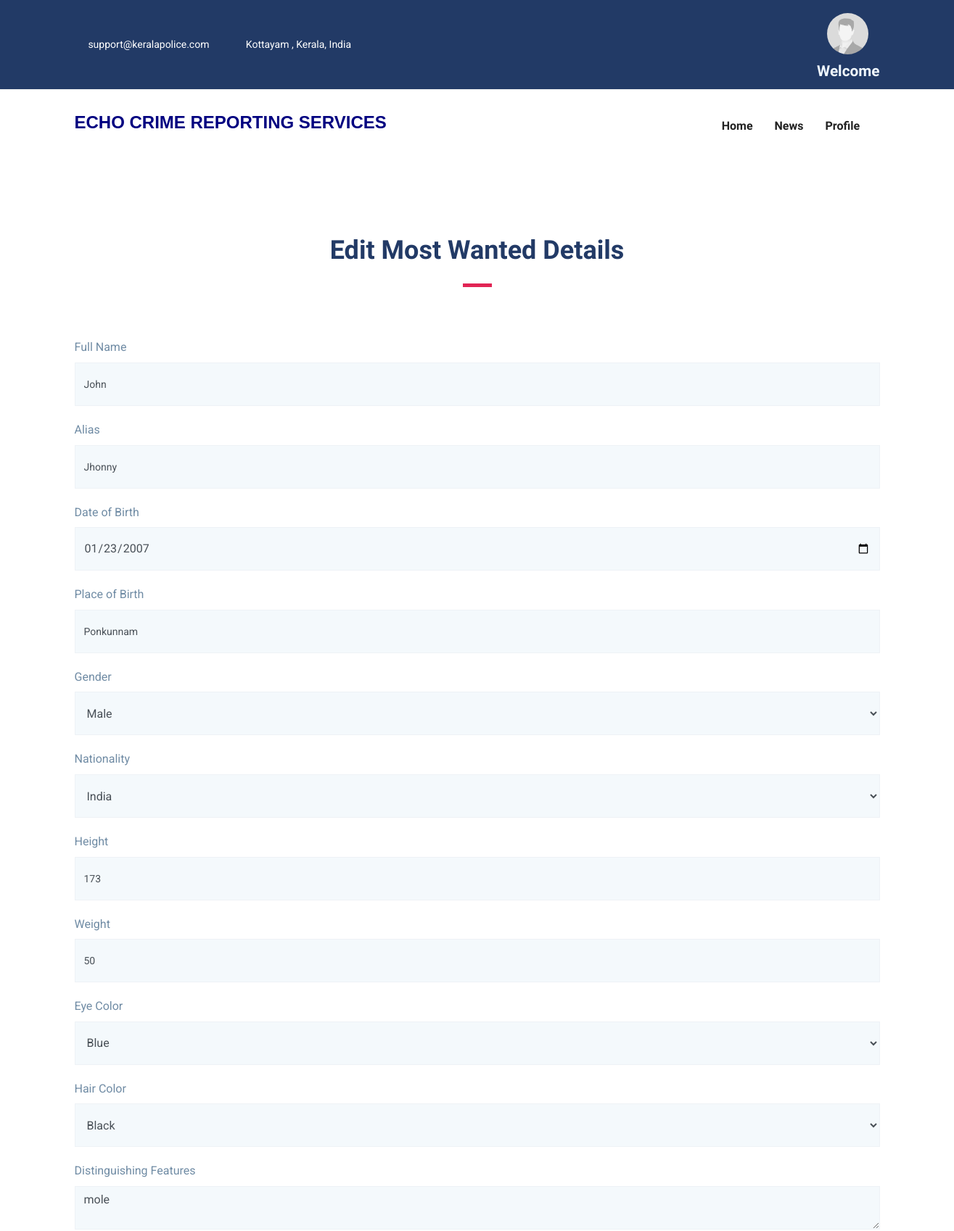
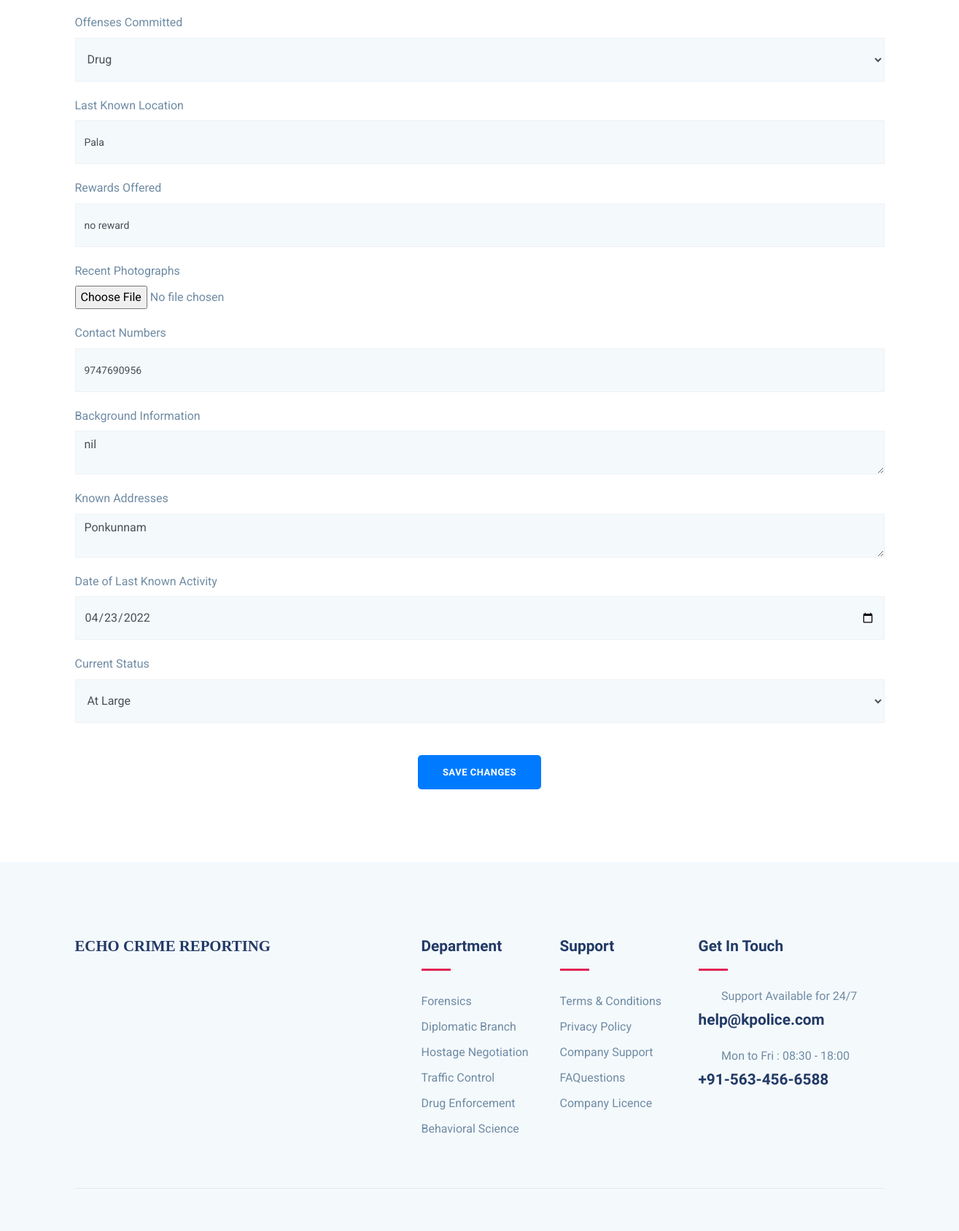
The app's page /Inspector/most-wanted/1/edit/ with its own data (2 pictures, top to bottom).
### Inspector/models.py (models this page shows, shortened)
class MostWanted(models.Model):
    full_name = models.CharField(max_length=100)
    alias = models.CharField(max_length=100, blank=True)
    date_of_birth = models.DateField()
    place_of_birth = models.CharField(max_length=100)
    gender = models.CharField(max_length=10)
    nationality = models.CharField(max_length=100)
    height = models.CharField(max_length=20)
    weight = models.CharField(max_length=20)
    eye_color = models.CharField(max_length=50)
    hair_color = models.CharField(max_length=50)
    distinguishing_features = models.TextField()
    offenses_committed = models.TextField()
    last_known_location = models.CharField(max_length=100)
    rewards_offered = models.CharField(max_length=100, blank=True)
    recent_photographs = models.ImageField(upload_to='most_wanted_photos/')
    contact_numbers = models.CharField(max_length=100)
    background_information = models.TextField(blank=True)
    known_addresses = models.TextField(blank=True)
    date_of_last_known_activity = models.DateField(blank=True, null=True)
    current_status = models.CharField(max_length=50)

### Inspector/views.py (the view)
# urls.py: path('most-wanted/<int:pk>/edit/', views.edit_most_wanted, name='edit_most_wanted'),
def edit_most_wanted(request, pk):
    person = get_object_or_404(MostWanted, pk=pk)
    if request.method == 'POST':
        person.full_name = request.POST.get('full_name')
        person.save()
        return redirect('most_wanted_list')
    return render(request, 'ins-edit_mw.html', {'person': person})

### Inspector/templates/ins-edit_mw.html (shortened to what this page needs)
{% extends 'header1.html' %}
{% load static %}
{% block content %}
<section class="contact-form-wrap section">
    <div class="container">
        <div class="row justify-content-center">
            <div class="col-lg-6">
                <div class="section-title text-center">
                    <h2 class="text-md mb-2">Edit Most Wanted Details</h2>
                    <div class="divider mx-auto my-4"></div>
                </div>
            </div>
        </div>
        <div class="row">
            <div class="col-lg-12 col-md-12 col-sm-12">
                <form id="editForm" method="post" action="{% url 'edit_most_wanted' person.pk %}" enctype="multipart/form-data">
                    <div class="form-group">
                        <label>Full Name</label>
                        <input type="text" name="full_name" class="form-control" value="{{ person.full_name }}" required>
                    </div>
                    <div class="form-group">
                        <label>Alias</label>
                        <input type="text" name="alias" class="form-control" value="{{ person.alias }}">
                    </div>
                    <div class="form-group">
                        <label>Date of Birth</label>
                        <input type="date" name="date_of_birth" class="form-control" value="{{ person.date_of_birth|date:'Y-m-d' }}" required>
                    </div>
                    <div class="form-group">
                        <label>Place of Birth</label>
                        <input type="text" name="place_of_birth" class="form-control" value="{{ person.place_of_birth }}" required>
                    </div>
                    <div class="form-group">
                        <label>Gender</label>
                        <select name="gender" class="form-control" required>
                            <option value="Male" {% if person.gender == 'Male' %} selected {% endif %}>Male</option>
                        </select>
                    </div>
                    <div class="form-group">
                        <label>Nationality</label>
                        <select name="nationality" class="form-control" required>
                            <option value="India" {% if person.nationality == 'India' %} selected {% endif %}>India</option>
                        </select>
                    </div>
                    <div class="form-group">
                        <label>Height</label>
                        <input type="text" name="height" class="form-control" value="{{ person.height }}" required>
                    </div>
                    <div class="form-group">
                        <label>Weight</label>
                        <input type="text" name="weight" class="form-control" value="{{ person.weight }}" required>
                    </div>
                    <div class="form-group">
                        <label>Eye Color</label>
                        <select name="eye_color" class="form-control" required>
                            <option value="Blue" {% if person.eye_color == 'Blue' %} selected {% endif %}>Blue</option>
                        </select>
                    </div>
                    <div class="form-group">
                        <label>Hair Color</label>
                        <select name="hair_color" class="form-control" required>
                            <option value="Black" {% if person.hair_color == 'Black' %} selected {% endif %}>Black</option>
                        </select>
                    </div>
                    <div class="form-group">
                        <label>Distinguishing Features</label>
                        <textarea name="distinguishing_features" class="form-control" rows="3" required>{{ person.distinguishing_features }}</textarea>
                    </div>
                    <div class="form-group">
                        <label>Offenses Committed</label>
                        <select name="offenses_committed" class="form-control" required>
                            <option value="Drug" {% if person.offenses_committed == 'Drug' %} selected {% endif %}>Drug</option>
                        </select>
                    </div>
                    <div class="form-group">
                        <label>Last Known Location</label>
                        <input type="text" name="last_known_location" class="form-control" value="{{ person.last_known_location }}" required>
                    </div>
                    <div class="form-group">
                        <label>Rewards Offered</label>
                        <input type="text" name="rewards_offered" class="form-control" value="{{ person.rewards_offered }}">
                    </div>
                    <div class="form-group">
                        <label>Recent Photographs</label>
                        <input type="file" name="recent_photographs" class="form-control-file">
                    </div>
                    <div class="form-group">
                        <label>Contact Numbers</label>
                        <input type="text" name="contact_numbers" class="form-control" value="{{ person.contact_numbers }}" required>
                    </div>
                    <div class="form-group">
                        <label>Background Information</label>
                        <textarea name="background_information" class="form-control" rows="3">{{ person.background_information }}</textarea>
                    </div>
                    <div class="form-group">
                        <label>Known Addresses</label>
                        <textarea name="known_addresses" class="form-control" rows="3">{{ person.known_addresses }}</textarea>
                    </div>
                    <div class="form-group">
                        <label>Date of Last Known Activity</label>
                        <input type="date" name="date_of_last_known_activity" class="form-control" value="{{ person.date_of_last_known_activity|date:'Y-m-d' }}">
                    </div>
                    <div class="form-group">
                        <label>Current Status</label>
                        <select name="current_status" class="form-control" required>
                            <option value="At Large" {% if person.current_status == 'At Large' %} selected {% endif %}>At Large</option>
                        </select>
                    </div>
                    <div class="text-center">
                        <button type="submit" class="btn btn-primary mt-4">Save Changes</button>
                    </div>
                </form>
            </div>
        </div>
    </div>
</section>
{% endblock %}

### myapp/static/css/style.css (style rules this page uses)
html { overflow-x: hidden; }
body { line-height: 1.6; font-family: "Roboto", sans-serif; -webkit-font-smoothing: antialiased; font-size: 16px; color: #6F8BA4; font-weight: 400; }
h1, .h1, h2, .h2, h3, .h3, h4, .h4, h5, .h5, h6, .h6 { font-family: "Exo", sans-serif; font-weight: 700; color: #222; }
h2, .h2 { font-size: 44px; }
input[type="email"], input[type="password"], input[type="text"], input[type="tel"] { box-shadow: none; height: 45px; outline: none; font-size: 14px; }
.form-control { box-shadow: none; border-radius: 0; }
.btn { display: inline-block; font-size: 14px; font-size: 0.8125rem; font-weight: 700; letter-spacing: .5px; padding: .75rem 2rem; font-family: "Exo", sans-serif; text-transform: uppercase; border-radius: 5px; border: 2px solid transparent; transition: all .35s ease; }
.section { padding: 100px 0; }
.text-md { font-size: 2.25rem; }
.section-title { margin-bottom: 70px; }
.section-title h2 { color: #223a66; }
.divider { width: 40px; height: 5px; background: #e12454; }
.contact-form-wrap .form-group { margin-bottom: 20px; }
.contact-form-wrap .form-group .form-control { height: 60px; border: 1px solid #EEF2F6; box-shadow: none; width: 100%; background: #f4f9fc; }

### records on screen
MostWanted: full_name "John", alias "Jhonny", date_of_birth "01/23/2007", place_of_birth "Ponkunnam", gender "Male", nationality "India", height "173", weight "50", distinguishing_features "mole", offenses_committed "Drug", last_known_location "Pala", rewards_offered "no reward", contact_numbers "9747690956", background_information "nil", known_addresses "Ponkunnam", date_of_last_known_activity "04/23/2022"
